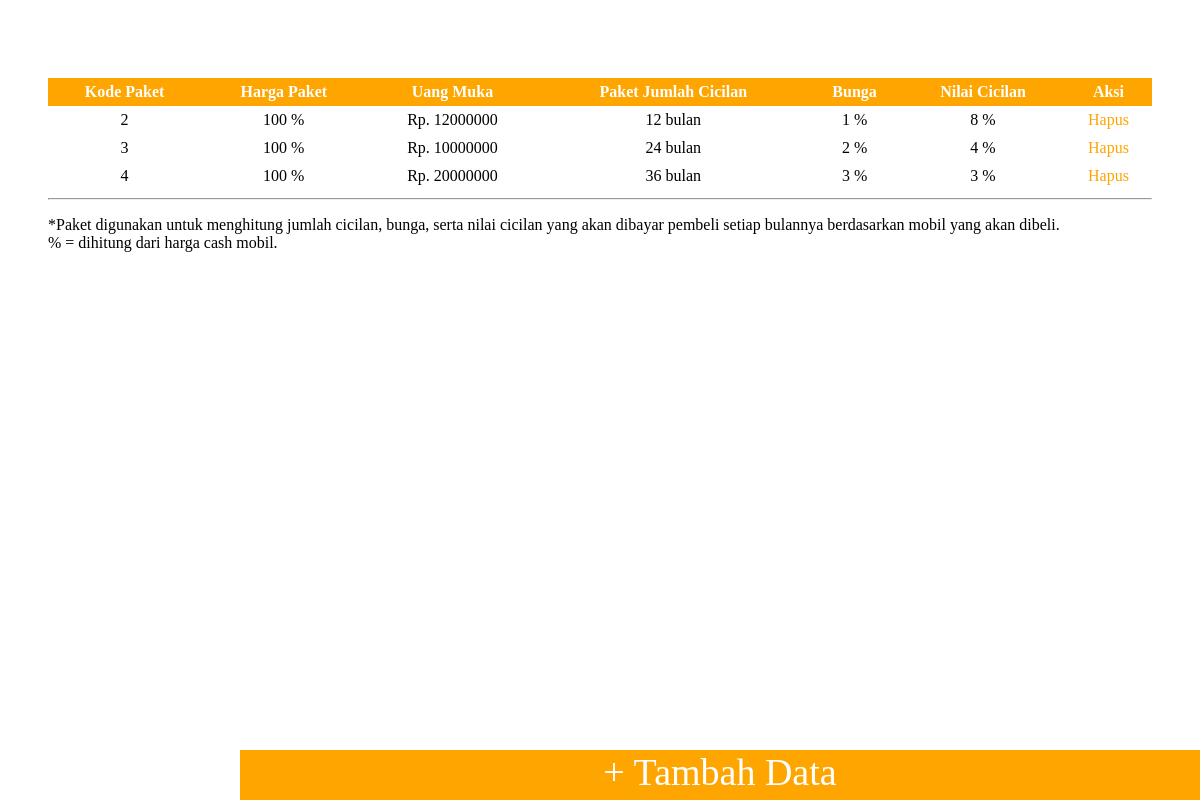
/paket.php, run on the app's committed database.
### tables this page shows
CREATE TABLE IF NOT EXISTS `paket_kredit` (
  `kode_paket` int(5) NOT NULL AUTO_INCREMENT,
  `harga_paket` int(9) NOT NULL,
  `uang_muka` int(9) NOT NULL,
  `paket_jumlah_cicilan` int(2) NOT NULL,
  `bunga` int(2) NOT NULL,
  `nilai_cicilan` int(9) NOT NULL,
  PRIMARY KEY (`kode_paket`)
);

### paket.php (the view, shortened to what this page needs)
<div style="width:100%; overflow-y:scroll; height:85%;">
<blockquote>
<table cellspacing="0" cellpadding="0" border="0" align="center" style="width:100%;">
			<tr>
				<th>Kode Paket</th>
				<th>Harga Paket</th>
				<th>Uang Muka</th>
				<th>Paket Jumlah Cicilan</th>
				<th>Bunga</th>
				<th>Nilai Cicilan</th>
				<th>Aksi</th>
<?php
	$query = mysql_query("select * from paket_kredit");
	$q = mysql_num_rows($query);
	if($q > 0 ){
		while($r=mysql_fetch_row($query)){
		echo '<tr>';
			echo '<td align="center"><font>'.$r[0].'</font></td>';
			echo '<td align="center"><font>'.$r[1].' %</font></td>';
			echo '<td align="center"><font>Rp. '.$r[2].'</font></td>';
			echo '<td align="center"><font>'.$r[3].' bulan</font></td>';
			echo '<td align="center"><font>'.$r[4].' %</font></td>';
			echo '<td align="center"><font>'.$r[5].' %</font></td>';
		echo '
		<td align="center"><a href="hapus-paket.php?id='.$r[0].'">Hapus</a></td>
		</tr>';
		}
	}else{
		echo '<tr><td colspan="5" align="center"><font>Tidak ada data yang ditemukan</font></td></tr>';
	}
?>
</table>
<hr />
<p>
*Paket digunakan untuk menghitung jumlah cicilan, bunga, serta nilai cicilan yang akan dibayar pembeli setiap bulannya berdasarkan mobil yang akan dibeli.
<br /> % = dihitung dari harga cash mobil.
</p>
<div style="position:fixed; bottom:0; height:50px; width:80%; left:20%; text-align:center; margin-top:40px;">
		<a class="tb" href="index.php?l=tambah-paket">+ Tambah Data</a>
		</div>
</blockquote>
</div>

### paket.php (style rules this page uses)
th { text-align:center; padding:5px; background-color:orange; color:white; font-family:calibri; }
td a { text-decoration:none; color:orange; }
td { padding:5px; }
.tb { display:block; width:100%; height:100%; background-color:orange; font-size:38px; text-decoration:none; color:white;-moz-transition:background-color 1s; }

### data on the page
paket_kredit: kode_paket "2", harga_paket "100", uang_muka "12000000", paket_jumlah_cicilan "12", bunga "1", nilai_cicilan "8"
paket_kredit: kode_paket "3", harga_paket "100", uang_muka "10000000", paket_jumlah_cicilan "24", bunga "2", nilai_cicilan "4"
paket_kredit: kode_paket "4", harga_paket "100", uang_muka "20000000", paket_jumlah_cicilan "36", bunga "3", nilai_cicilan "3"
